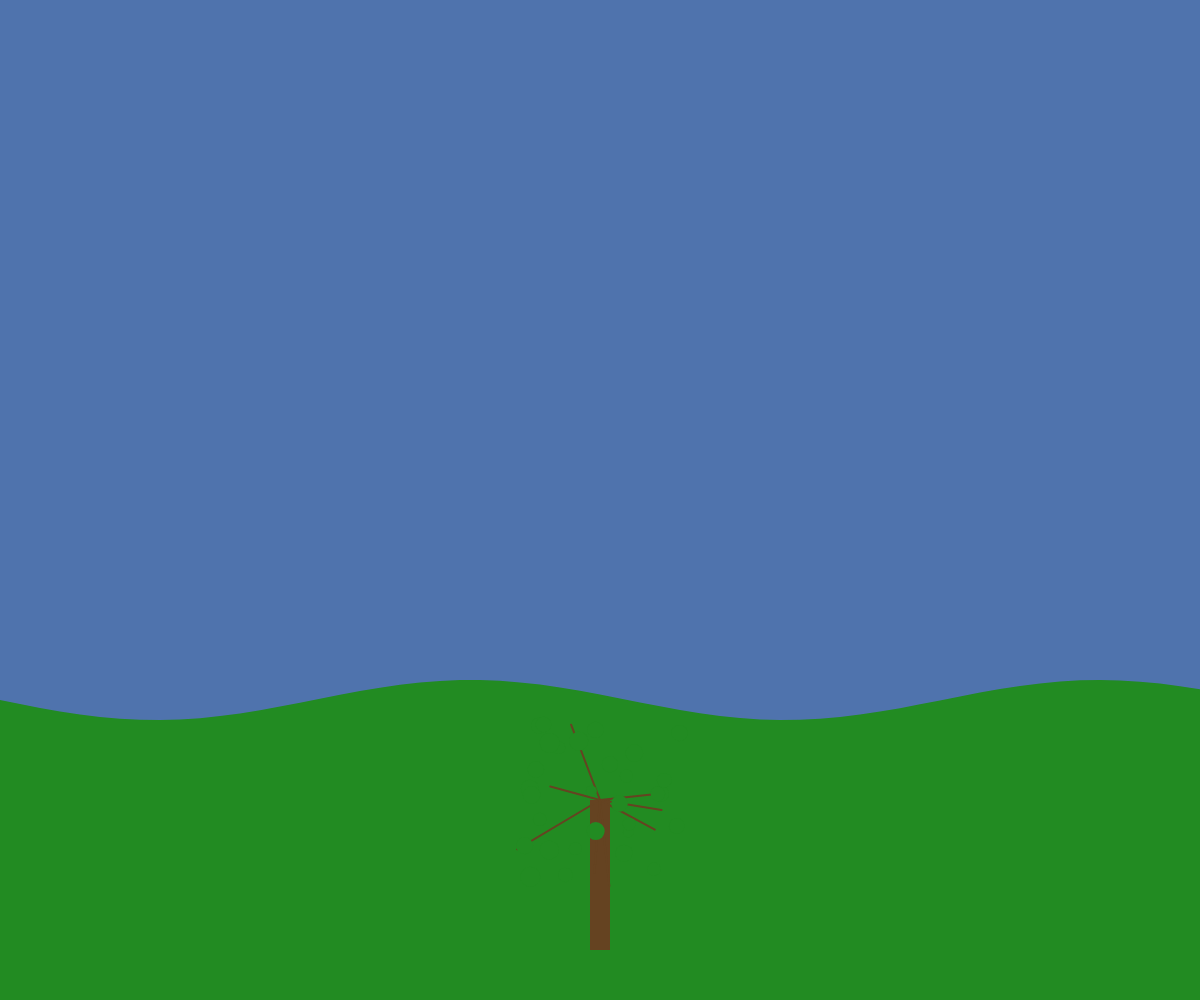
Frame 1 (no input)
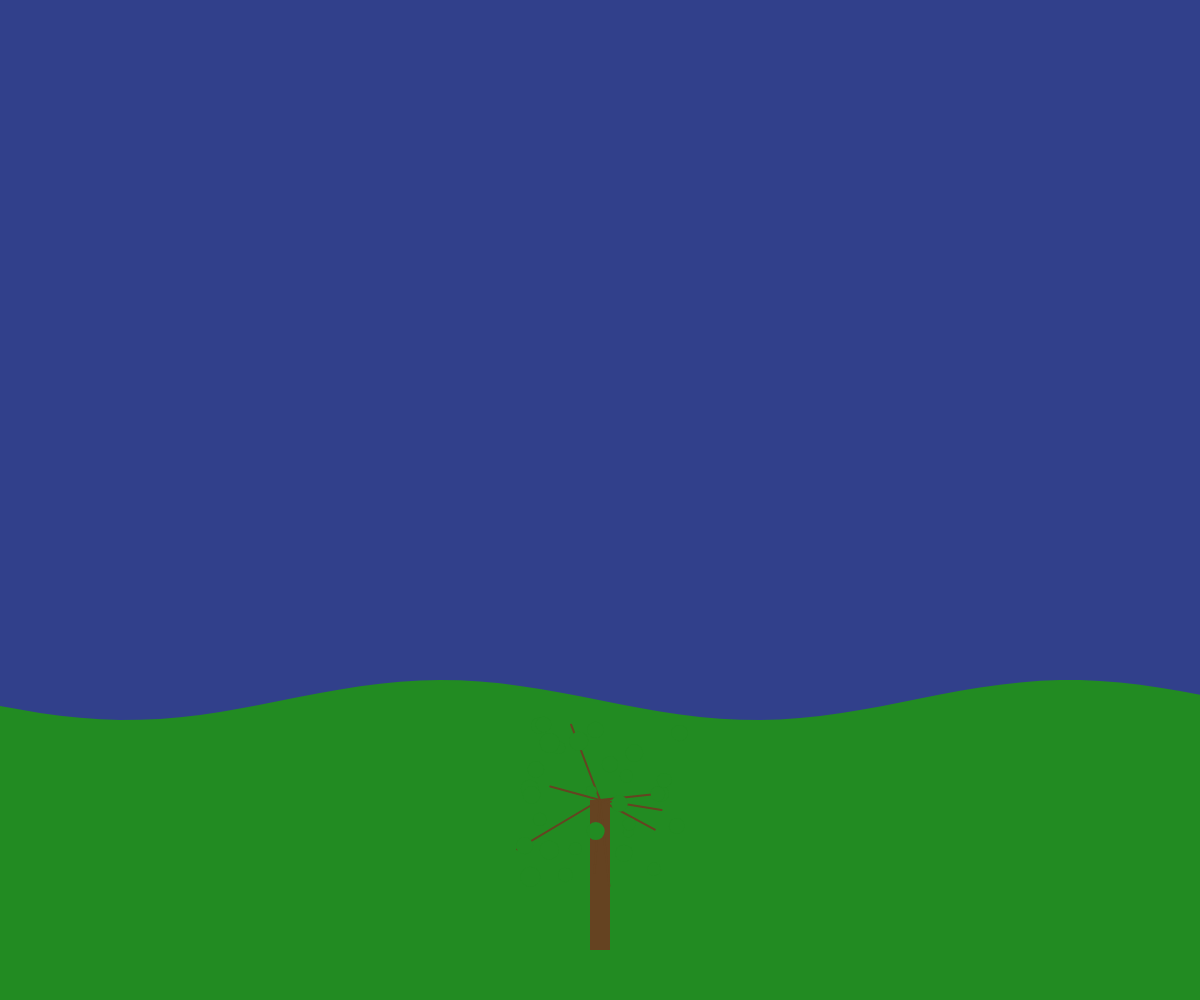
Frame 60 (no input)
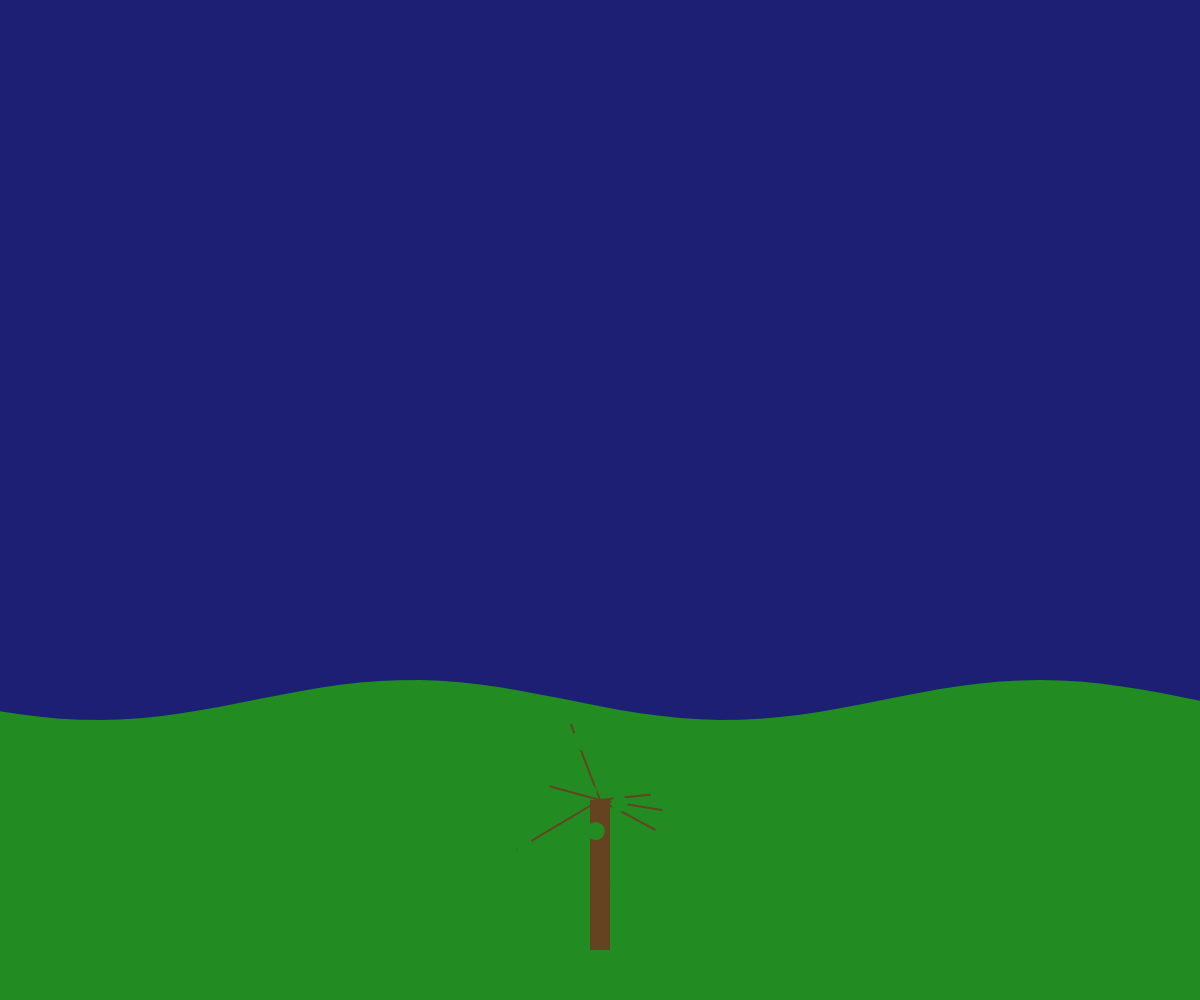
Frame 120 (the mouse pressed at the canvas centre since frame 60)

The p5.js sketch that drew these frames (run headless with seeded random() and noise() and a simulated clock; from frame 60 on, the mouse is pressed at the canvas centre):

// p5.js sketch
// ── sketch.js
let tree;
let seasonCycle = 0;
let snowFall = [];
let snowMelt = 0;
let buds = [];
let flowers = [];

function setup() {
  createCanvas(windowWidth, windowHeight);
  tree = new Tree();
  
  // Initialize snowflakes
  for (let i = 0; i < 200; i++) {
    snowFall.push({
      x: random(width),
      y: random(-height, 0),
      speed: random(1, 3),
      size: random(2, 6)
    });
  }
  
  // Initialize buds
  for (let i = 0; i < 50; i++) {
    buds.push({
      x: random(width),
      y: random(height * 0.7, height),
      size: random(3, 8),
      growth: 0,
      maxGrowth: random(100, 200)
    });
  }
}

function draw() {
  // Update season cycle (0 = green, 1 = red/orange, 2 = fall, 3 = snow, 4 = melt, 5 = buds, 6 = flowers, 7 = green)
  seasonCycle += 0.002;
  if (seasonCycle > 8) seasonCycle = 0;
  
  // Background gradient
  let bg = lerpColor(color(135, 206, 235), color(25, 25, 112), sin(frameCount * 0.01) * 0.5 + 0.5);
  background(bg);
  
  // Draw hillside
  drawHill();
  
  // Draw snow if in snow phase
  if (seasonCycle >= 3 && seasonCycle < 4) {
    drawSnow();
  }
  
  // Update and draw tree
  tree.update();
  tree.draw();
  
  // Draw buds if in bud phase
  if (seasonCycle >= 5 && seasonCycle < 6) {
    drawBuds();
  }
  
  // Draw flowers if in flower phase
  if (seasonCycle >= 6 && seasonCycle < 7) {
    drawFlowers();
  }
  
  // Melt snow if in melt phase
  if (seasonCycle >= 4 && seasonCycle < 5) {
    snowMelt += 0.02;
  }
  
  // Update snowflakes
  for (let s of snowFall) {
    s.y += s.speed;
    if (s.y > height) {
      s.y = random(-20, 0);
      s.x = random(width);
    }
  }
}

function drawHill() {
  noStroke();
  fill(34, 139, 34); // Green hill
  beginShape();
  for (let i = 0; i <= width; i += 20) {
    let y = height * 0.7 + sin(i * 0.01 + frameCount * 0.005) * 20;
    vertex(i, y);
  }
  vertex(width, height);
  vertex(0, height);
  endShape(CLOSE);
}

function drawSnow() {
  noStroke();
  fill(255);
  for (let s of snowFall) {
    ellipse(s.x, s.y, s.size, s.size);
  }
  
  // Draw snow on ground
  fill(240);
  beginShape();
  vertex(0, height);
  for (let i = 0; i <= width; i += 10) {
    let y = height - 5 + sin(i * 0.02 + frameCount * 0.01) * 3;
    vertex(i, y);
  }
  vertex(width, height);
  endShape(CLOSE);
}

function drawBuds() {
  noStroke();
  for (let bud of buds) {
    if (bud.growth < bud.maxGrowth) {
      bud.growth += 0.5;
    }
    let size = map(bud.growth, 0, bud.maxGrowth, 0, bud.size);
    fill(255, 182, 193); // Pink buds
    ellipse(bud.x, bud.y, size, size);
  }
}

function drawFlowers() {
  noStroke();
  for (let i = 0; i < 100; i++) {
    let x = random(width);
    let y = random(height * 0.6, height);
    let size = random(5, 10);
    fill(random(255), random(100, 255), random(100, 255)); // Random flower colors
    ellipse(x, y, size, size);
  }
}

class Tree {
  constructor() {
    this.trunkHeight = 150;
    this.trunkWidth = 20;
    this.leafSize = 80;
    this.leafCount = 30;
    this.leaves = [];
    this.branches = [];
    
    for (let i = 0; i < this.leafCount; i++) {
      this.leaves.push({
        x: random(-this.leafSize, this.leafSize),
        y: random(-this.leafSize, this.leafSize),
        size: random(10, 20),
        color: color(0, 100, 0)
      });
    }
    
    // Initialize branches
    for (let i = 0; i < 8; i++) {
      this.branches.push({
        angle: random(TWO_PI),
        length: random(50, 100),
        thickness: random(3, 6)
      });
    }
  }
  
  update() {
    // Update seasonal colors
    if (seasonCycle < 1) {
      // Spring to summer green
      this.leafColor = color(34, 139, 34);
    } else if (seasonCycle < 2) {
      // Fall transition
      let r = map(seasonCycle, 1, 2, 34, 255);
      let g = map(seasonCycle, 1, 2, 139, 100);
      let b = map(seasonCycle, 1, 2, 34, 0);
      this.leafColor = color(r, g, b);
    } else if (seasonCycle < 3) {
      // Fall leaves
      this.leafColor = color(255, 69, 0); // Orange-red
    } else if (seasonCycle < 4) {
      // Snow phase - no leaves, just trunk and branches
      this.leafColor = color(255);
    } else if (seasonCycle < 5) {
      // Melt snow
      this.leafColor = color(100);
    } else if (seasonCycle < 6) {
      // Bud phase
      this.leafColor = color(255, 182, 193); // Pink buds
    } else if (seasonCycle < 7) {
      // Flower phase
      this.leafColor = color(255);
    } else {
      // Back to green
      this.leafColor = color(34, 139, 34);
    }
  }
  
  draw() {
    push();
    translate(width / 2, height * 0.8);
    
    // Draw trunk
    fill(101, 67, 33);
    rect(-this.trunkWidth/2, 0, this.trunkWidth, this.trunkHeight);
    
    // Draw branches
    stroke(101, 67, 33);
    strokeWeight(2);
    for (let branch of this.branches) {
      push();
      rotate(branch.angle);
      line(0, 0, branch.length, 0);
      pop();
    }
    
    // Draw leaves
    if (seasonCycle < 3 || seasonCycle >= 4) {
      noStroke();
      fill(this.leafColor);
      for (let leaf of this.leaves) {
        ellipse(leaf.x, leaf.y, leaf.size, leaf.size);
      }
    }
    
    pop();
  }
}
